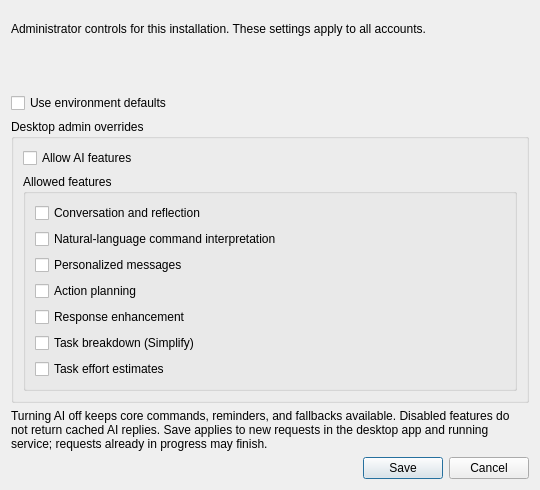
<?xml version="1.0" encoding="UTF-8"?>
<ui version="4.0">
 <class>AIControlsDialog</class>
 <widget class="QDialog" name="AIControlsDialog">
  <property name="windowTitle"><string>AI Controls</string></property>
  <property name="minimumSize"><size><width>540</width><height>0</height></size></property>
  <layout class="QVBoxLayout" name="verticalLayout">
   <item><widget class="QLabel" name="scopeLabel">
    <property name="text"><string>Administrator controls for this installation. These settings apply to all accounts.</string></property>
    <property name="wordWrap"><bool>true</bool></property>
   </widget></item>
   <item><widget class="QLabel" name="sourceLabel"><property name="wordWrap"><bool>true</bool></property></widget></item>
   <item><widget class="QCheckBox" name="useEnvironmentCheckBox"><property name="text"><string>Use environment defaults</string></property></widget></item>
   <item><widget class="QGroupBox" name="policyGroup">
    <property name="title"><string>Desktop admin overrides</string></property>
    <layout class="QVBoxLayout" name="policyLayout">
     <item><widget class="QCheckBox" name="allowAICheckBox"><property name="text"><string>Allow AI features</string></property></widget></item>
     <item><widget class="QGroupBox" name="featuresGroup">
      <property name="title"><string>Allowed features</string></property>
      <layout class="QVBoxLayout" name="featuresLayout">
       <item><widget class="QCheckBox" name="conversationCheckBox"><property name="text"><string>Conversation and reflection</string></property></widget></item>
       <item><widget class="QCheckBox" name="commandInterpretationCheckBox"><property name="text"><string>Natural-language command interpretation</string></property></widget></item>
       <item><widget class="QCheckBox" name="personalizedMessagesCheckBox"><property name="text"><string>Personalized messages</string></property></widget></item>
       <item><widget class="QCheckBox" name="actionPlanningCheckBox"><property name="text"><string>Action planning</string></property></widget></item>
       <item><widget class="QCheckBox" name="responseEnhancementCheckBox"><property name="text"><string>Response enhancement</string></property></widget></item>
       <item><widget class="QCheckBox" name="taskBreakdownCheckBox"><property name="text"><string>Task breakdown (Simplify)</string></property></widget></item>
       <item><widget class="QCheckBox" name="taskEffortCheckBox"><property name="text"><string>Task effort estimates</string></property></widget></item>
      </layout>
     </widget></item>
    </layout>
   </widget></item>
   <item><widget class="QLabel" name="behaviorLabel">
    <property name="text"><string>Turning AI off keeps core commands, reminders, and fallbacks available. Disabled features do not return cached AI replies. Save applies to new requests in the desktop app and running service; requests already in progress may finish.</string></property>
    <property name="wordWrap"><bool>true</bool></property>
   </widget></item>
   <item><widget class="QDialogButtonBox" name="buttonBox"><property name="standardButtons"><set>QDialogButtonBox::Cancel|QDialogButtonBox::Save</set></property></widget></item>
  </layout>
 </widget>
 <resources/>
 <connections/>
</ui>
